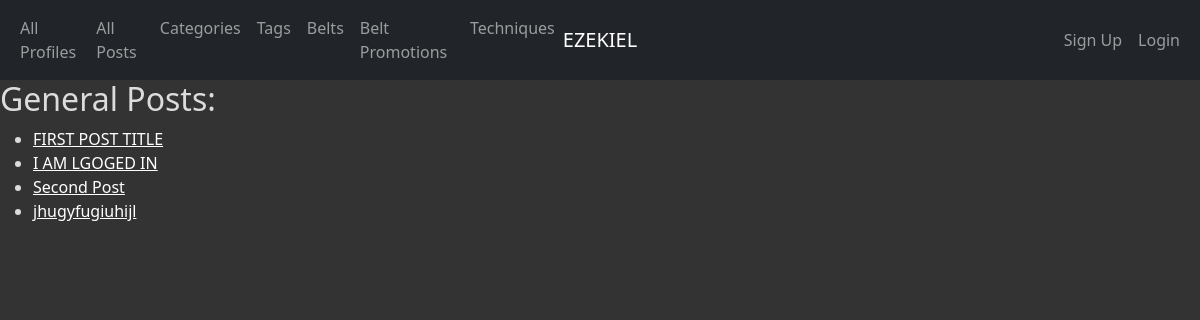
The page /categories/1/ on the database its author committed.
### app_info/models.py (models this page shows, shortened)
class Category(models.Model):
    category_id = models.AutoField(primary_key=True)
    name = models.CharField(max_length=45)
    class Meta:
        ordering = ['name']

class Post(models.Model):
    post_id = models.AutoField(primary_key=True)
    text = models.TextField()
    image = models.ImageField(default="")
    created_at = models.DateTimeField(auto_now_add=True)
    updated_at = models.DateTimeField(auto_now=True)
    likes = models.IntegerField(default=0)
    title = models.CharField(max_length=45)
    subtitle = models.CharField(max_length=45)
    profile = models.ForeignKey(Profile, related_name='posts', on_delete=models.CASCADE)
    categories = models.ForeignKey(Category, related_name='posts', on_delete=models.CASCADE)
    tags = models.ManyToManyField(Tag)
    def get_absolute_url(self):
        return reverse('app_info_post_detail_urlpattern',
                       kwargs={'pk': self.pk}
                       )
    class Meta:
        ordering = ['title']

### app_info/views.py (the view)
class CategoryDetail(DetailView):
    model = Category
    def get_context_data(self, **kwargs):
        context = super(DetailView, self).get_context_data(**kwargs)
        category = self.get_object()
        posts = category.posts.all()
        name = category.name
        context['posts'] = posts
        context['name'] = name
        return context

### app_info/templates/app_info/category_detail.html (shortened to what this page needs)
{% extends 'app_info/base.html' %}
{% block content %}
    <h2>{{ category.name }} Posts:</h2>
    <section>
        <table>
            <tr>
                <td>
                    <ul>
                        {% for post in posts %}
                        <li>
                            <a href="{{ post.get_absolute_url }}">{{ post.title }}</a>
                        </li>
                        {% empty %}
                        <li><em>There are no posts for this category</em></li>
                        {% endfor %}
                    </ul>
                </td>
            </tr>
        </table>
    </section>
{% endblock %}

### static/app_info/cover.css (style rules this page uses)
a, a:focus, a:hover { color: #fff; }
html, body { height: 100%; background-color: #333; }
div, h2, h3, em, li, span, label, td, th { color: gainsboro; }

### rows shown on the page
Category: name "General"
Post: title "FIRST POST TITLE"
Post: title "I AM LGOGED IN"
Post: title "Second Post"
Post: title "jhugyfugiuhijl"
